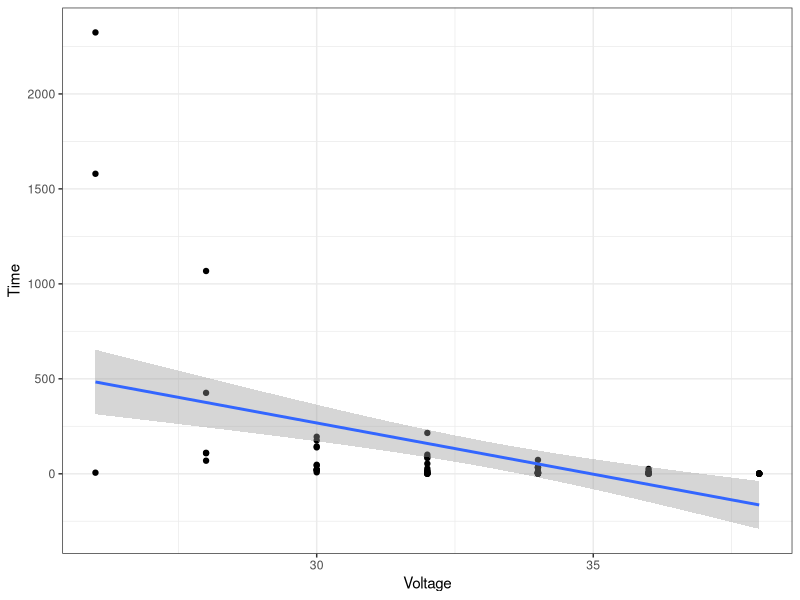
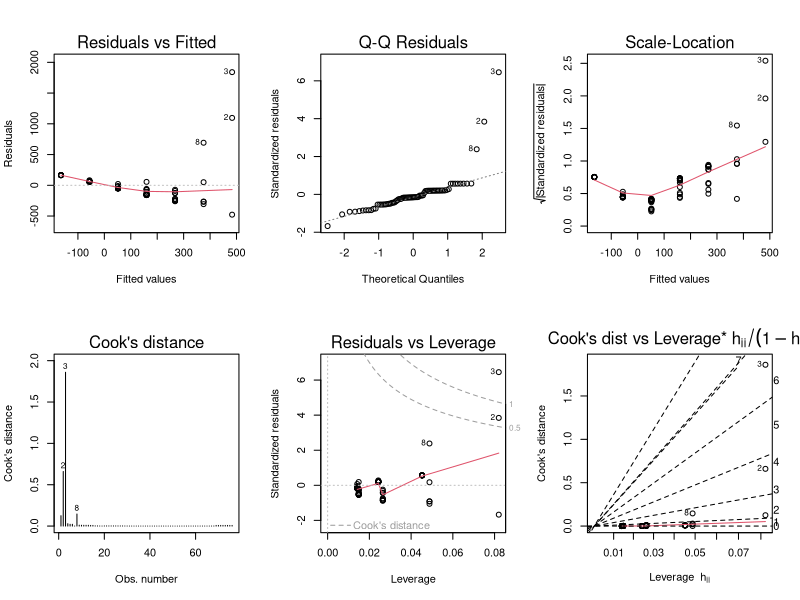
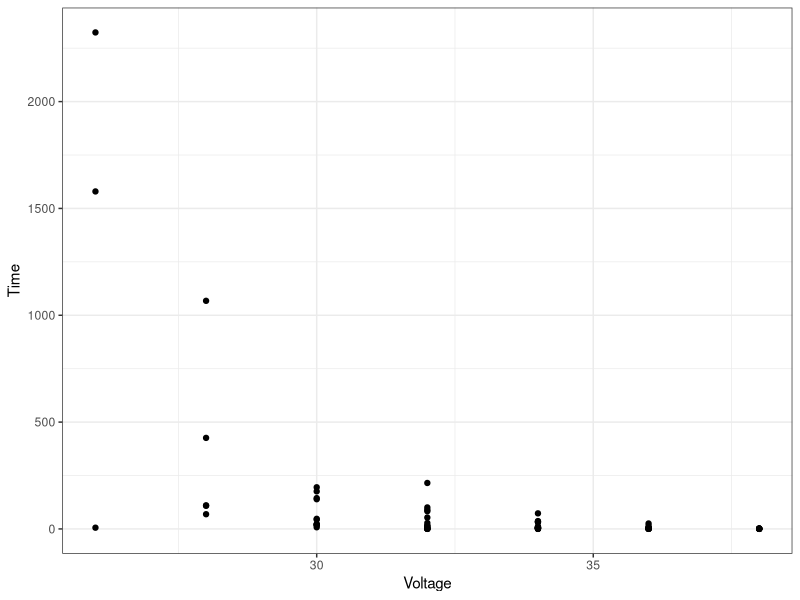
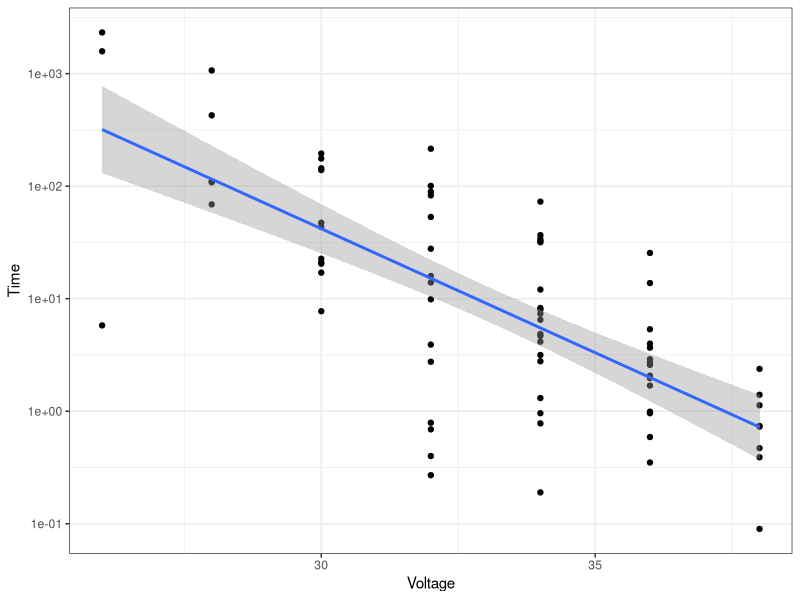
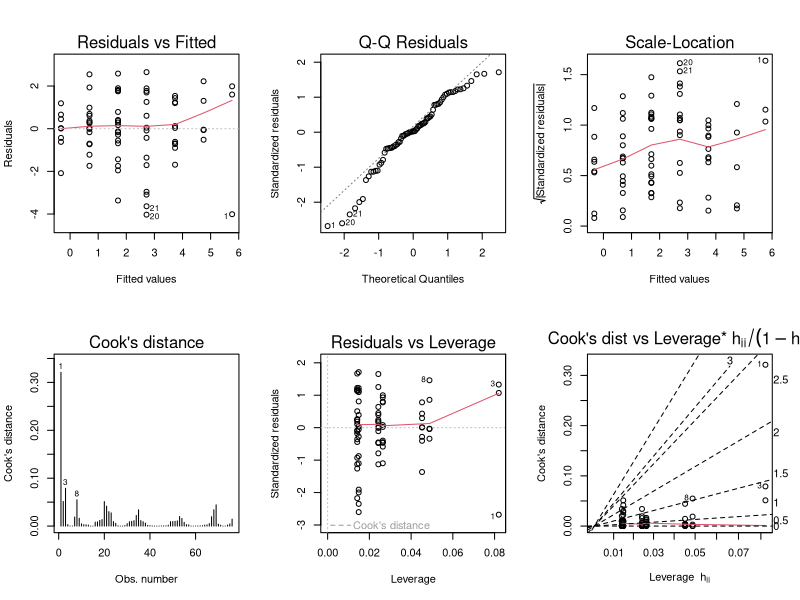

Reproduce these figures in R, in order.
## ----libraries, message=FALSE, warning=FALSE, echo=FALSE, cache=FALSE----
library("dplyr")
library("ggplot2")

## ----set_seed, echo=FALSE------------------------------------------------
set.seed(2)

## ----data, echo=FALSE----------------------------------------------------
# Sleuth3::case0802
insulating <- structure(list(Time = c(5.79, 1579.52, 2323.7, 68.85, 108.29, 
110.29, 426.07, 1067.6, 7.74, 17.05, 20.46, 21.02, 22.66, 43.4, 
47.3, 139.07, 144.12, 175.88, 194.9, 0.27, 0.4, 0.69, 0.79, 2.75, 
3.91, 9.88, 13.95, 15.93, 27.8, 53.24, 82.85, 89.29, 100.59, 
215.1, 0.19, 0.78, 0.96, 1.31, 2.78, 3.16, 4.15, 4.67, 4.85, 
6.5, 7.35, 8.01, 8.27, 12.06, 31.75, 32.52, 33.91, 36.71, 72.89, 
0.35, 0.59, 0.96, 0.99, 1.69, 1.97, 2.07, 2.58, 2.71, 2.9, 3.67, 
3.99, 5.35, 13.77, 25.5, 0.09, 0.39, 0.47, 0.73, 0.74, 1.13, 
1.4, 2.38), Voltage = c(26L, 26L, 26L, 28L, 28L, 28L, 28L, 28L, 
30L, 30L, 30L, 30L, 30L, 30L, 30L, 30L, 30L, 30L, 30L, 32L, 32L, 
32L, 32L, 32L, 32L, 32L, 32L, 32L, 32L, 32L, 32L, 32L, 32L, 32L, 
34L, 34L, 34L, 34L, 34L, 34L, 34L, 34L, 34L, 34L, 34L, 34L, 34L, 
34L, 34L, 34L, 34L, 34L, 34L, 36L, 36L, 36L, 36L, 36L, 36L, 36L, 
36L, 36L, 36L, 36L, 36L, 36L, 36L, 36L, 38L, 38L, 38L, 38L, 38L, 
38L, 38L, 38L), Group = structure(c(1L, 1L, 1L, 2L, 2L, 2L, 2L, 
2L, 3L, 3L, 3L, 3L, 3L, 3L, 3L, 3L, 3L, 3L, 3L, 4L, 4L, 4L, 4L, 
4L, 4L, 4L, 4L, 4L, 4L, 4L, 4L, 4L, 4L, 4L, 5L, 5L, 5L, 5L, 5L, 
5L, 5L, 5L, 5L, 5L, 5L, 5L, 5L, 5L, 5L, 5L, 5L, 5L, 5L, 6L, 6L, 
6L, 6L, 6L, 6L, 6L, 6L, 6L, 6L, 6L, 6L, 6L, 6L, 6L, 7L, 7L, 7L, 
7L, 7L, 7L, 7L, 7L), .Label = c("Group1", "Group2", "Group3", 
"Group4", "Group5", "Group6", "Group7"), class = "factor")), .Names = c("Time", 
"Voltage", "Group"), class = "data.frame", row.names = c(NA, 
-76L))

ggplot(insulating, aes(Voltage, Time)) + 
  geom_point() +
  stat_smooth(method="lm") + 
  theme_bw()

## ----model, dependson="data"---------------------------------------------
m <- lm(Time ~ Voltage, insulating)

## ----diagnostics, dependson="model"--------------------------------------
opar = par(mfrow=c(2,3)); plot(m, 1:6, ask=FALSE); par(opar)

## ----summary, dependson="data"-------------------------------------------
summary(insulating)

## ----plot, dependson="data"----------------------------------------------
g <- ggplot(insulating, aes(Voltage, Time)) + geom_point() + theme_bw(); g

## ----plot_logy, dependson="plot"-----------------------------------------
g + stat_smooth(method="lm") + scale_y_log10()

## ----logy_model, dependson="data"----------------------------------------
m <- lm(log(Time) ~ Voltage, insulating)
opar = par(mfrow=c(2,3)); plot(m, 1:6, ask=FALSE); par(opar)

## ----logy_summary, dependson="logy_model"--------------------------------
m$coefficients %>% exp
confint(m) %>% exp()
lm(log(Time) ~ Voltage, insulating, subset= Time != 5.79) %>% confint() %>% exp() # remove first observation

## ----logy_estimates, dependson="logy_model", echo=FALSE------------------
b <- m$coefficients
ci <- confint(m)
